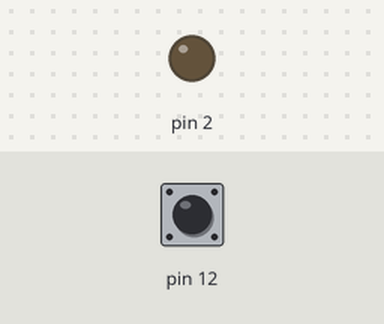
Bench run of a sketch on a simulated Arduino Uno, built with avr-gcc and run on an emulated ATmega328P. Parts: output pins drawn as LEDs (lit = HIGH). The test bench sets the inputs (shaded band); at power-on: pin 12 HIGH.

Above: at 2.8 s.
2.9 s: pin 12 pulled LOW for 2.7 s
At 9.4 s:
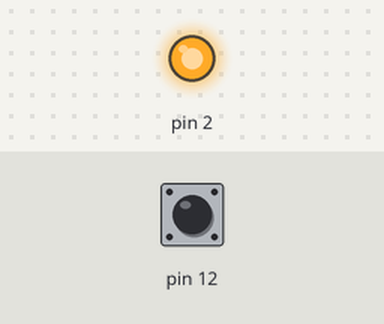
Timing chart, 0 to 18.2 s (numbered marks = the images above; inputs shaded):
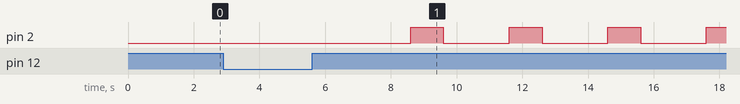

The sketch:

Dulwich_Gate.ino
```cpp
int waitTime = 2;


void setup() {
  // put your setup code here, to run once:
  pinMode (12, INPUT_PULLUP);
  pinMode (2, OUTPUT);


}

void loop() {
  // put your main code here, to run repeatedly:

  int timeSec = 0;
  while (digitalRead(12) == HIGH){
    delay(1000);
    timeSec++;

    if (timeSec > waitTime){
      //alarm(on);
      digitalWrite(2,HIGH);
      while(digitalRead(12) == HIGH){
        digitalWrite(2,HIGH);
        delay(1000);
        digitalWrite(2,LOW);
        delay(2000);
      }
    }

  }
  //alarm(off);
  digitalWrite(2,LOW);
  timeSec = 0;


/*
  if (digitalRead(12) == LOW){
   digitalWrite(2,HIGH);

  }

  digitalWrite(2,LOW);

  */

}
```

Measured:
- by itself, pin 2: alternates HIGH for 1.0 s and LOW for 2.0 s
